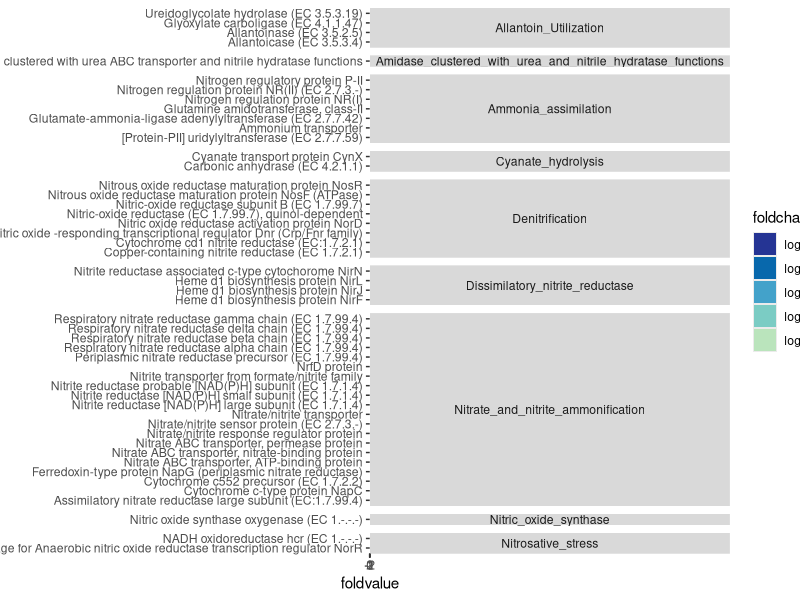
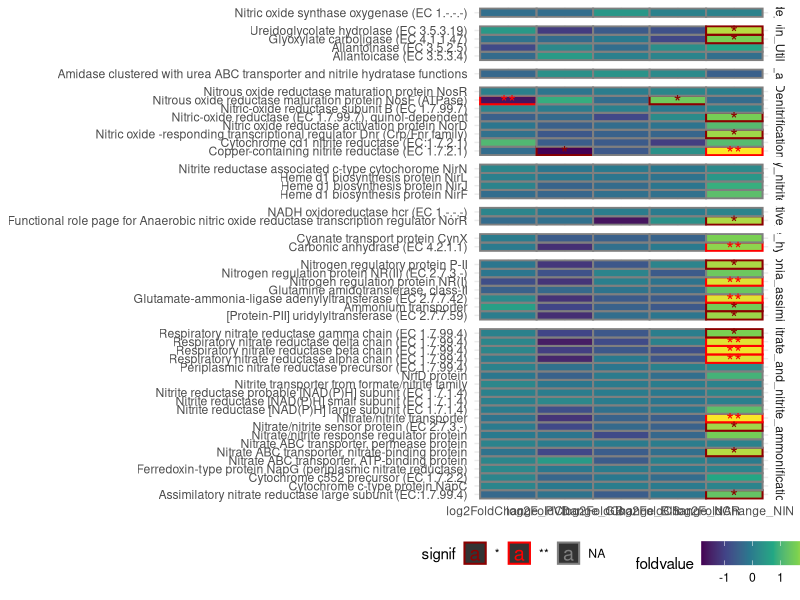
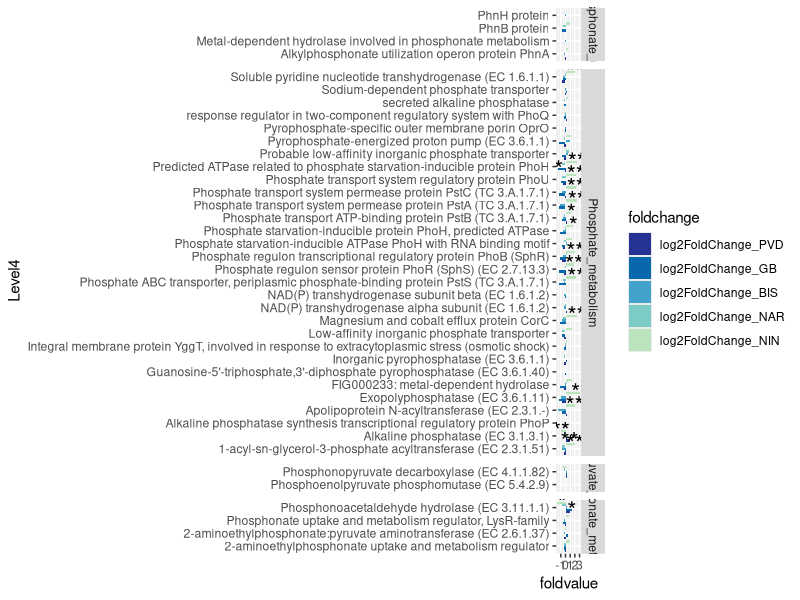
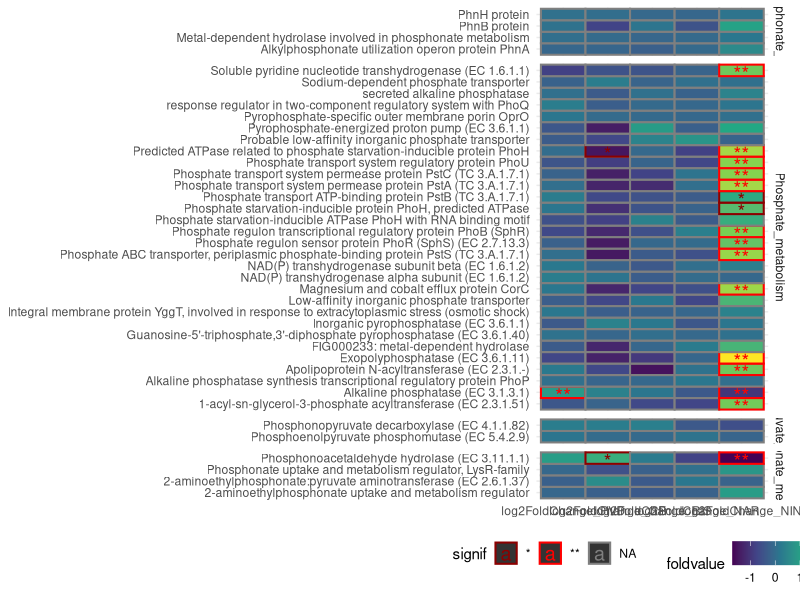
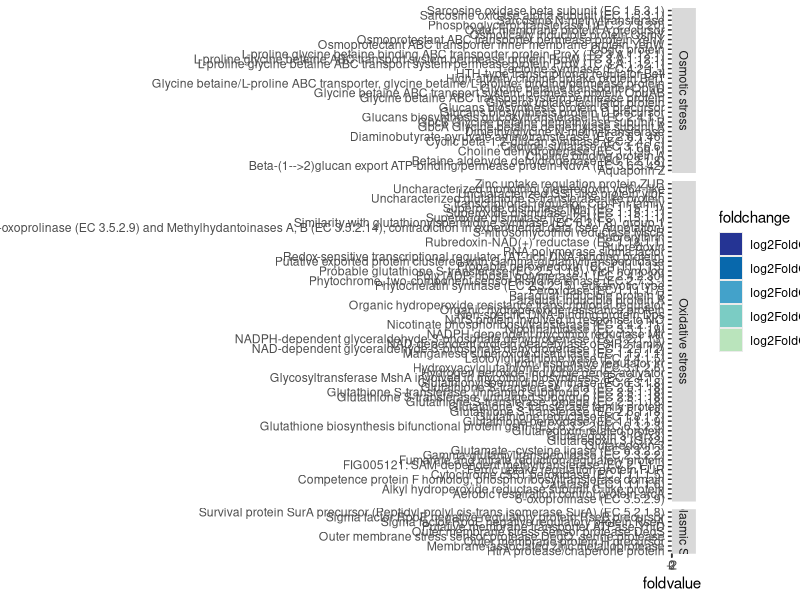
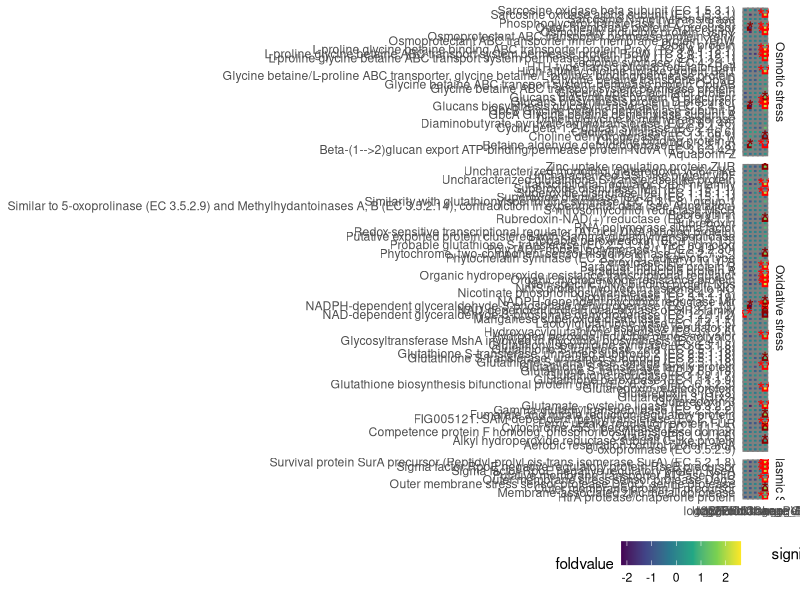

Write R code to recreate these figures, in order.
# Stevick et al 2020 Oyster Gut Microbiome Function in an Estuary
# Script to analyze gene-level functional expression from SAMSA
# Figures S7, S8, S9, S10
# updated 9/18/2020 for resubmission

# Metaranscriptomic functional data at gene level

library(tidyverse)
library(readxl)
library(gridExtra)
library(RColorBrewer)
library(pheatmap)

data<-read_excel("Function/DESeq_subsys_results_level4_summary.xlsx", sheet=1)
hierarchy<-read_excel("Function/DESeq_subsys_results_level4_summary.xlsx", sheet=2)

data$padj_PVD<-as.numeric(data$padj_PVD)
data$padj_GB<-as.numeric(data$padj_GB)
data$padj_BIS<-as.numeric(data$padj_BIS)
data$padj_NAR<-as.numeric(data$padj_NAR)
data$padj_NIN<-as.numeric(data$padj_NIN)

datah<-merge(data, hierarchy)

# NITROGEN ------------------------------------

datahdenit<-filter(datah, Level2=="Nitrogen Metabolism")
datahdenitg<-gather(datahdenit, foldchange, foldvalue, "log2FoldChange_PVD",
                    "log2FoldChange_GB","log2FoldChange_BIS",
                    "log2FoldChange_NAR","log2FoldChange_NIN")
datahdenitgp<-gather(datahdenit, padj, padjvalue, "padj_PVD","padj_GB","padj_BIS",
                     "padj_NAR","padj_NIN")
datahdenitg$padj<-datahdenitgp$padj
datahdenitg$padjvalue<-datahdenitgp$padjvalue

datahdenitg$signif<-ifelse(datahdenitgp$padjvalue <=0.01, "**",
                        ifelse(datahdenitgp$padjvalue <=0.05, "*",
                               ifelse("ns")))

datahdenitg$foldchange = factor(datahdenitg$foldchange,
                             levels = c("log2FoldChange_PVD",
                    "log2FoldChange_GB","log2FoldChange_BIS",
                    "log2FoldChange_NAR","log2FoldChange_NIN"))

ggplot(datahdenitg, aes(Level4, foldvalue,fill=foldchange))+
  geom_col(position = "dodge")+coord_flip()+
  facet_grid(Level3~., scales="free",space="free")+
  theme(strip.text.y = element_text(angle=0))+
  scale_fill_manual(values=c("#253494","#0868ac","#43a2ca","#7bccc4","#bae4bc"))+
   geom_text(aes(label=signif), position = position_dodge(width = 1), size=6)

datahdenitg$Level3f<-factor(datahdenitg$Level3,
                           levels=c("Nitric_oxide_synthase","Allantoin_Utilization",
                                    "Amidase_clustered_with_urea_and_nitrile_hydratase_functions",
                                    "Denitrification",
                                    "Dissimilatory_nitrite_reductase",
                                    "Nitrosative_stress",
                                    "Cyanate_hydrolysis","Ammonia_assimilation",
                                    "Nitrate_and_nitrite_ammonification"))



ggplot(datahdenitg, aes(Level4, foldchange, label=signif,
                         fill=foldvalue,color=signif))+theme_minimal()+
  geom_tile(size=0.7)+facet_grid(Level3f~., scales="free", space="free")+
  scale_fill_viridis_c()+coord_flip()+
  labs(x=NULL, y=NULL)+
  geom_text(size=5, nudge_x=-0.3)+
  theme(legend.position="bottom",
        plot.background = element_rect(fill = "transparent", color = NA),rect = element_rect(fill = "transparent"))+
  scale_color_manual(values=c("darkred","red","black"))



### PHOSPHOROUS -----------------------

datahphos<-filter(datah, Level2=="Phosphorus Metabolism")
datahphosg<-gather(datahphos, foldchange, foldvalue, "log2FoldChange_PVD",
                    "log2FoldChange_GB","log2FoldChange_BIS",
                    "log2FoldChange_NAR","log2FoldChange_NIN")
datahphosgp<-gather(datahphos, padj, padjvalue, "padj_PVD","padj_GB","padj_BIS",
                     "padj_NAR","padj_NIN")
datahphosg$padj<-datahphosgp$padj
datahphosg$padjvalue<-datahphosgp$padjvalue

datahphosg$signif<-ifelse(datahphosgp$padjvalue <=0.01, "**",
                           ifelse(datahphosgp$padjvalue <=0.05, "*",
                                  ifelse("ns")))

datahphosg$foldchange = factor(datahphosg$foldchange,
                                levels = c("log2FoldChange_PVD",
                                           "log2FoldChange_GB","log2FoldChange_BIS",
                                           "log2FoldChange_NAR","log2FoldChange_NIN"))

ggplot(datahphosg, aes(Level4, foldvalue,fill=foldchange))+
  geom_col(position = "dodge")+coord_flip()+
  facet_grid(Level3~., scales="free",space="free")+
  scale_fill_manual(values=c("#253494","#0868ac","#43a2ca","#7bccc4","#bae4bc"))+
  geom_text(aes(label=signif), position = position_dodge(width = 1), size=6)


ggplot(datahphosg,aes(Level4, foldchange, label=signif,
                      fill=foldvalue,color=signif))+theme_minimal()+
  geom_tile(size=0.7)+facet_grid(Level3~., scales="free", space="free")+
  scale_fill_viridis_c()+coord_flip()+
  labs(x=NULL, y=NULL)+
  geom_text(size=5, nudge_x=-0.3)+
  theme(legend.position="bottom",
        plot.background = element_rect(fill = "transparent", color = NA),rect = element_rect(fill = "transparent"))+
  scale_color_manual(values=c("darkred","red","black"))





### STRESS RESPONSE -----------------------

datahstress<-filter(datah,Level2=="Osmotic stress" | Level2=="Periplasmic Stress" |
                    Level2=="Oxidative stress")
datahstressg<-gather(datahstress, foldchange, foldvalue, "log2FoldChange_PVD",
                   "log2FoldChange_GB","log2FoldChange_BIS",
                   "log2FoldChange_NAR","log2FoldChange_NIN")
datahstressgp<-gather(datahstress, padj, padjvalue, "padj_PVD","padj_GB","padj_BIS",
                    "padj_NAR","padj_NIN")
datahstressg$padj<-datahstressgp$padj
datahstressg$padjvalue<-datahstressgp$padjvalue

datahstressg$signif<-ifelse(datahstressgp$padjvalue <=0.01, "**",
                          ifelse(datahstressgp$padjvalue <=0.05, "*",
                                 ifelse("ns")))

datahstressg$foldchange = factor(datahstressg$foldchange,
                               levels = c("log2FoldChange_PVD",
                                          "log2FoldChange_GB","log2FoldChange_BIS",
                                          "log2FoldChange_NAR","log2FoldChange_NIN"))

data3gpfpe<-gather(datahstress, folderror, errorvalue, "lfcSE_PVD","lfcSE_GB",
                   "lfcSE_BIS","lfcSE_NAR","lfcSE_NIN")
datahstressg$folderror<-data3gpfpe$folderror
datahstressg$errorvalue<-data3gpfpe$errorvalue

ggplot(datahstressg, aes(Level4, foldvalue,fill=foldchange))+
  geom_col(position = "dodge")+coord_flip()+
  facet_grid(Level2~., scales="free", space="free")+
  geom_errorbar(aes(ymin=foldvalue-errorvalue, ymax=foldvalue+errorvalue),
                size=0.8,position = position_dodge(width=0.9), width = 0, color="grey60")+
  scale_fill_manual(values=c("#253494","#0868ac","#43a2ca","#7bccc4","#bae4bc"))+
  geom_text(aes(label=signif), position = position_dodge(width = 1), size=6)

ggplot(datahstressg, aes(Level4, foldchange, label=signif,
                         fill=foldvalue,color=signif))+theme_minimal()+
  geom_tile(size=0.7)+facet_grid(Level2~., scales="free", space="free")+
  scale_fill_viridis_c()+coord_flip()+
  labs(x=NULL, y=NULL)+
  geom_text(size=5, nudge_x=-0.3)+
  theme(legend.position="bottom",
        plot.background = element_rect(fill = "transparent", color = NA),rect = element_rect(fill = "transparent"))+
  scale_color_manual(values=c("darkred","red","black"))
